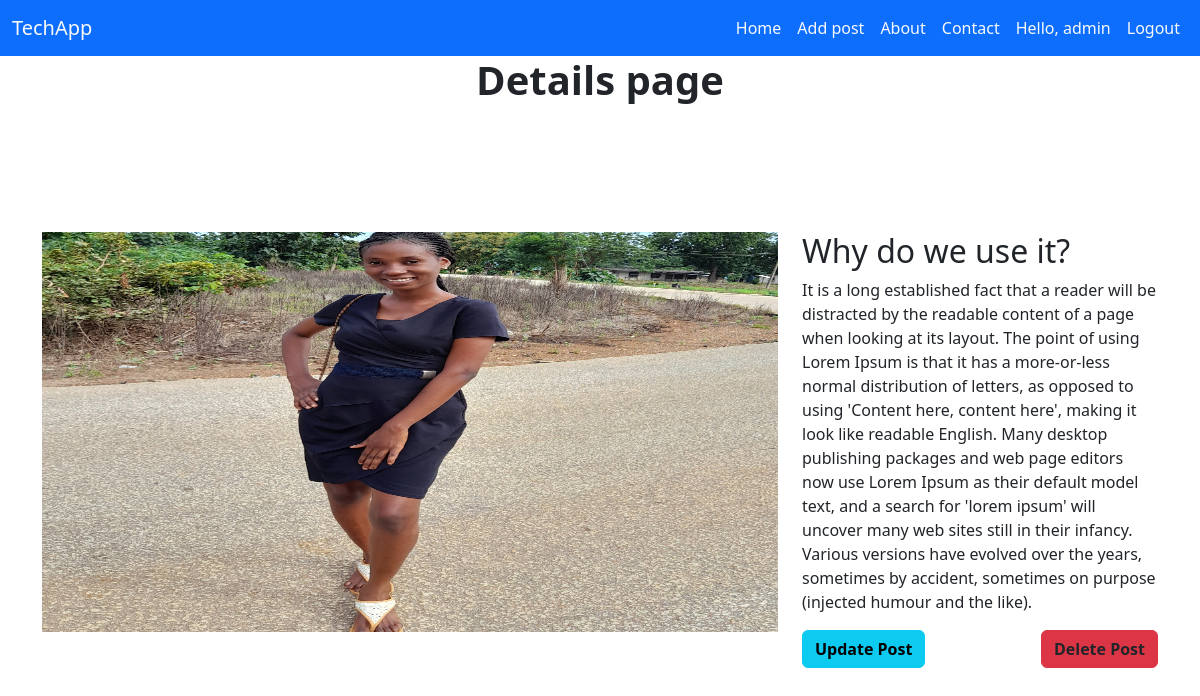
Page /detail/2/ (signed in) on the committed database.
### techapp/models.py (models this page shows)
class Post(models.Model):
    title = models.CharField(max_length=100,blank=False,null=False)
    description = models.TextField(blank=False,null=False)
    image = ImageField()
    def __str__(self) :
        return self.title

### techapp/views.py (the view)
# urls.py: path('detail/<int:pk>/',PostDetailView.as_view(),name='detail'),
class PostDetailView(LoginRequiredMixin,DetailView):
    template_name = 'detail.html'
    model = Post

### template/detail.html (shortened to what this page needs)
{% extends 'base.html' %}
{% block body %}
<h5 class="fs-1 fw-bold text-center">Details page</h5>
<div class="container " style="margin:8rem auto">
    <div class="row">
        <div class="col-8" >
            <img  class="img-fluid" src=" {{object.image.url}}" alt=" {{object}}" style="width:100%; height: 400px;">
        </div>
        <div class="col-4" style="height: 300px;">
            <h2>{{object.title}}</h2>
            <p>{{object.description}}</p>
            <div class="">
                <a class="btn btn-info float-start fw-semibold" href="{% url 'update' pk=post.pk %}">Update Post</a>
                <a class="btn btn-danger text-dark fw-semibold float-end " href="{% url 'delete' pk=post.pk %}">Delete Post</a>
            </div>
        </div>
    </div>
</div>
{% endblock body %}

### template/base.html (shortened to what this page needs)
<!DOCTYPE html>
<html lang="en">
<head>
    <link href="https://cdn.jsdelivr.net/npm/bootstrap@5.3.0-alpha2/dist/css/bootstrap.min.css" rel="stylesheet"
>
</head>
<body>
    <nav class="navbar navbar-expand-lg  bg-primary  navbar-light">
        <div class="container-fluid">
            <a class="navbar-brand text-light" href="{% url 'index' %}">TechApp</a>
            <div class="collapse navbar-collapse " id="navbarNavAltMarkup">
                <div class="navbar-nav ms-auto text-light">
                    <a class="nav-link text-light active" aria-current="page" href="{% url 'home' %}">Home</a>
                    <a class="nav-link text-light" href="{% url 'post' %}" >Add post</a>
                    <a class="nav-link text-light" href="{% url 'about' %}">About</a>
                    <a class="nav-link text-light" href="{% url 'contact' %}">Contact</a>
                    {% if  user.is_authenticated %}
                    <a  class="nav-link text-light" href="#"> Hello, {{request.user}}</a>
                    <a class="nav-link text-light" href="{% url 'logout' %}">Logout</a>
                    {% else %}
                    <a class="nav-link text-light" href="{% url 'register' %}">Register</a>
                    <a class="nav-link text-light" href="{% url 'login' %}">Login</a>
                    {% endif %}
                </div>
            </div>
        </div>
    </nav>
    {% block body %}
    {% endblock body %}
</body>
</html>

### rows in the picture
Post: image (picture), title "Why do we use it?", description "It is a long established fact that a reader will be distracted by the readable content of a page when looking at its layout. The point of using Lorem Ipsum is that it has a more-or-less normal distribution of letters, as opposed to using 'Content here, content here', making it look like readable English. Many desktop publishing packages and web page editors now use Lorem Ipsum as their default model text, and a search for 'lorem ipsum' will uncover many web sites still in their infancy. Various versions have evolved over the years, sometimes by accident, sometimes on purpose (injected humour and the like)."

### other values in the picture
{{ request.user }} "admin"
